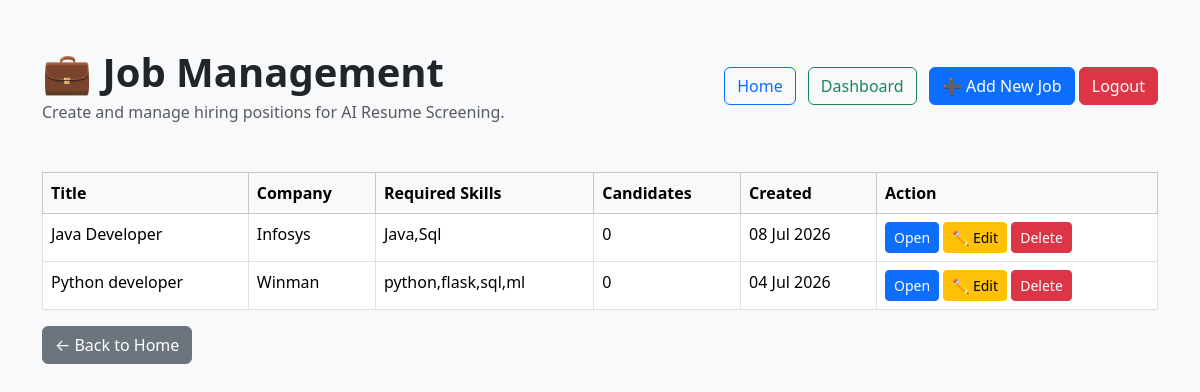
/jobs (signed in), run on an earlier commit of the app's database.
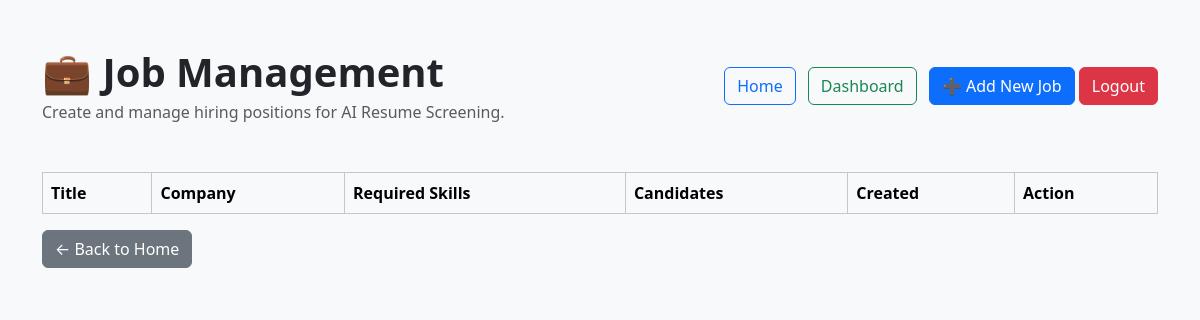
And on a later commit of the database.
### tables this page shows
CREATE TABLE jobs(

        id INTEGER PRIMARY KEY AUTOINCREMENT,

        title TEXT,
        company TEXT,
        location TEXT,
        experience INTEGER,
        education TEXT,
        required_skills TEXT,
        job_description TEXT,
        created_date TEXT
    );

### app.py (the view)
@app.route("/jobs")
def jobs():
    if not session.get("logged_in"):
        return redirect("/login")
    rows = get_all_jobs()
    jobs = []
    for row in rows:
        jobs.append({
    "id": row[0],
    "title": row[1],
    "company": row[2],
    "location": row[3],
    "experience": row[4],
    "education": row[5],
    "required_skills": row[6],
    "job_description": row[7],
    "created_date": row[8],
    "candidate_count": get_candidate_count(row[0])
})
    return render_template(
        "jobs.html",
        jobs=jobs
    )

### utils/database.py (called while the page is built)
def get_all_jobs():
    conn = sqlite3.connect(DB_PATH)
    cursor = conn.cursor()
    cursor.execute("""
    SELECT *
    FROM jobs
    ORDER BY id DESC
    """)
    rows = cursor.fetchall()
    conn.close()
    return rows

def get_candidate_count(job_id):
    conn = sqlite3.connect(DB_PATH)
    cursor = conn.cursor()
    cursor.execute("""
        SELECT COUNT(*)
        FROM candidates
        WHERE job_id=?
    """, (job_id,))
    count = cursor.fetchone()[0]
    conn.close()
    return count

### templates/jobs.html (shortened to what this page needs)
<!DOCTYPE html>
<html>
<head>
    <link href="https://cdn.jsdelivr.net/npm/bootstrap@5.3.3/dist/css/bootstrap.min.css" rel="stylesheet">
</head>
<body class="bg-light">
<div class="container py-5">
    <div class="d-flex justify-content-between align-items-center mb-4">
    <div>
        <h1 class="fw-bold mb-1">
            💼 Job Management
        </h1>
        <p class="text-muted mb-0">
            Create and manage hiring positions for AI Resume Screening.
        </p>
    </div>
    <div>
        <a href="/home"
           class="btn btn-outline-primary me-2">
            Home
        </a>
        <a href="/dashboard"
           class="btn btn-outline-success me-2">
            Dashboard
        </a>
        <button
class="btn btn-primary"
onclick="newJob()">
➕ Add New Job
</button>
        <a href="/logout"
           class="btn btn-danger">
            Logout
        </a>
    </div>
</div>
<br>
    <table class="table table-bordered bg-white">
        <thead class="table-light">
        <tr>
            <th>Title</th>
<th>Company</th>
<th>Required Skills</th>
<th>Candidates</th>
<th>Created</th>
<th>Action</th>
        </tr>
        </thead>
        <tbody>
        {% for job in jobs %}
        <tr>
    <td>{{ job.title }}</td>
    <td>{{ job.company }}</td>
    <td>{{ job.required_skills }}</td>
    <td>
        {{ job.candidate_count }}
    </td>
    <td>{{ job.created_date }}</td>
    <td>
        <a href="/job/{{ job.id }}"
class="btn btn-primary btn-sm">
 Open
</a>
<button
class="btn btn-warning btn-sm"
onclick="editJob('{{ job.id }}')">
✏ Edit
</button>
<a href="/delete_job/{{ job.id }}"
class="btn btn-danger btn-sm">
 Delete
</a>
    </td>
</tr>
        {% endfor %}
        </tbody>
    </table>
    <a href="/home" class="btn btn-secondary mb-3">
← Back to Home
</a>
    </div>
</body>
</html>

What changed in the data, as far as the page shows it:
removed jobs: title "Java Developer", company "Infosys", required_skills "Java,Sql", candidate_count "0", created_date "08 Jul 2026"
removed jobs: title "Python developer", company "Winman", required_skills "python,flask,sql,ml", candidate_count "0", created_date "04 Jul 2026"
